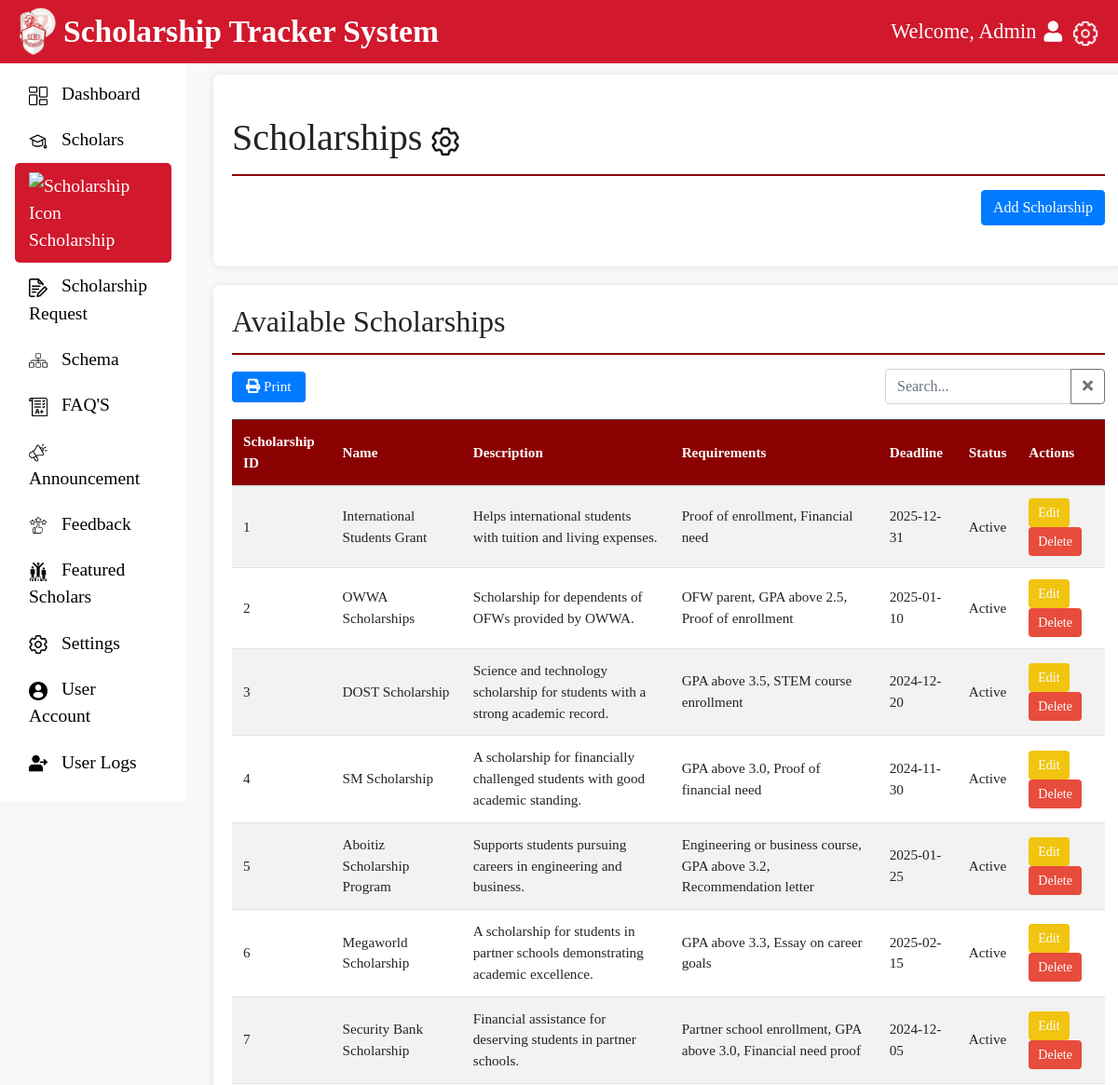
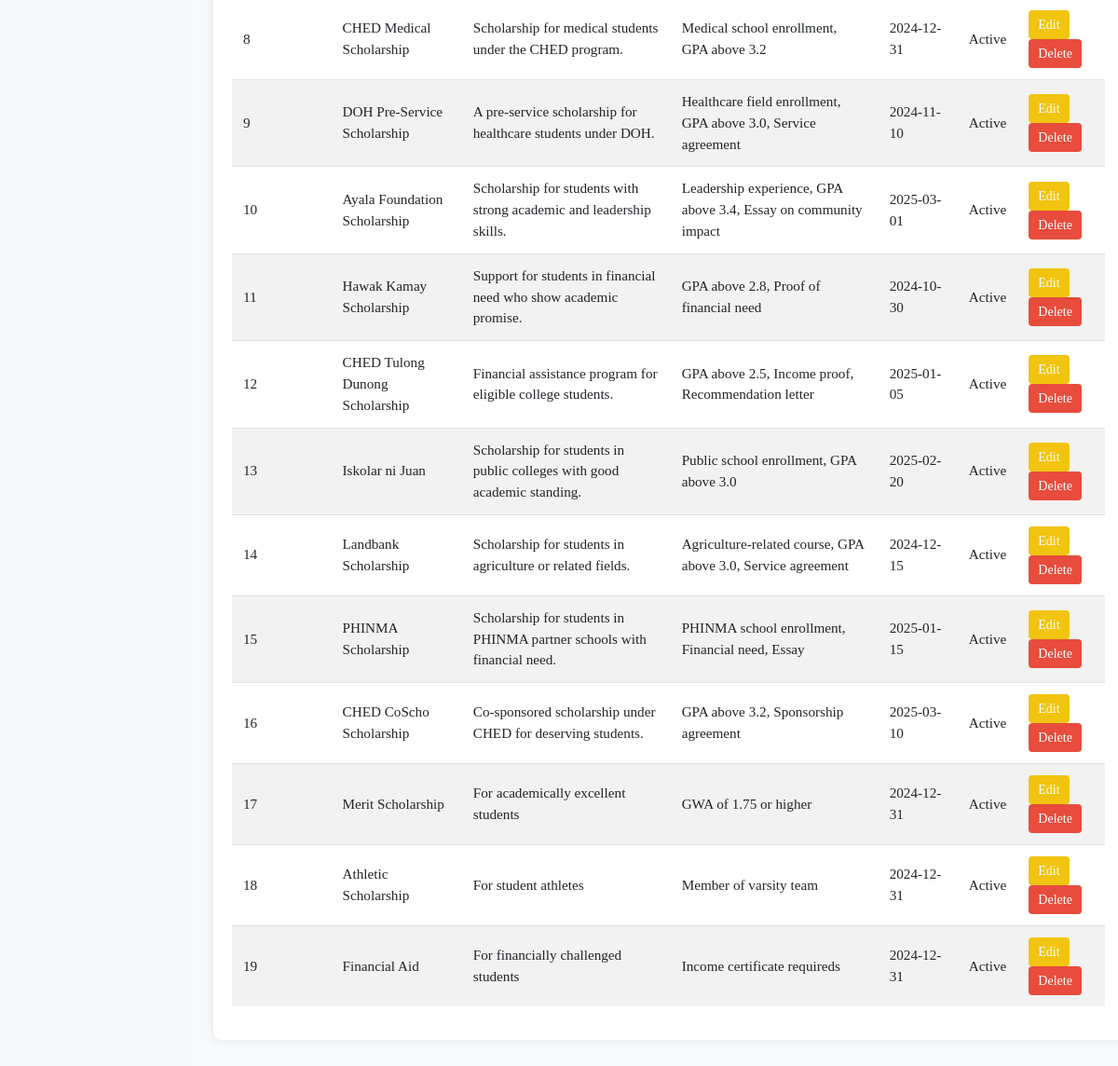
Page /Admin/scholarship.php on the committed database (2 pictures, top to bottom).
### tables this page shows
CREATE TABLE `scholarships` (
  `scholarship_id` int(11) NOT NULL,
  `name` varchar(255) NOT NULL,
  `description` text DEFAULT NULL,
  `deadline` date DEFAULT NULL,
  `requirements` text DEFAULT NULL,
  `created_at` timestamp NOT NULL DEFAULT current_timestamp(),
  `updated_at` timestamp NOT NULL DEFAULT current_timestamp() ON UPDATE current_timestamp(),
  `status` varchar(50) DEFAULT 'active'
);

### connection/dbh.classes.php (called while the page is built, shortened)
<?php
class Dbh {
    private $host = "localhost";
    private $user = "root";
    private $pwd = "";
    private $dbName = "db_scholarshiptracker";
    public function connect() {
        try {
            $dsn = 'mysql:host=' . $this->host . ';dbname=' . $this->dbName;
            $pdo = new PDO($dsn, $this->user, $this->pwd);
            $pdo->setAttribute(PDO::ATTR_DEFAULT_FETCH_MODE, PDO::FETCH_ASSOC);
            $pdo->setAttribute(PDO::ATTR_ERRMODE, PDO::ERRMODE_EXCEPTION);
            return $pdo;
        } catch (PDOException $e) {
            error_log("Connection failed: " . $e->getMessage());
            throw new Exception("Database connection failed");
        }
    }
}

### classes/scholarship_handler.php (called while the page is built, shortened)
<?php
require_once '../connection/dbh.classes.php';
class ScholarshipHandler extends Dbh {
    private $conn;
    public function __construct() {
        try {
            $this->conn = $this->connect();
        } catch (Exception $e) {
            error_log("ScholarshipHandler initialization error: " . $e->getMessage());
            throw $e;
        }
    }
    public function getScholarships() {
        $query = "SELECT * FROM scholarships ORDER BY scholarship_id ASC";
        $stmt = $this->conn->prepare($query);
        $stmt->execute();
        return $stmt->fetchAll(PDO::FETCH_ASSOC);
    }
}

### Admin/scholarship.php (the view, shortened to what this page needs)
<?php
require_once '../classes/scholarship_handler.php';
try {
    $scholarships = new ScholarshipHandler();
    $scholarshipList = $scholarships->getScholarships();
} catch (Exception $e) {
    error_log("Scholarship page error: " . $e->getMessage());
    die("Unable to connect to the database. Please try again later or contact support.");
}
?>
<!DOCTYPE html>
<html lang="en">
<head>
    <link rel="stylesheet" href="https://maxcdn.bootstrapcdn.com/bootstrap/4.5.2/css/bootstrap.min.css">
    <link rel="stylesheet" href="admin_css/scholarship.css">
    <link rel="stylesheet" href="https://cdnjs.cloudflare.com/ajax/libs/font-awesome/5.15.1/css/all.min.css">
    <link href="https://cdn.jsdelivr.net/npm/sweetalert2@11/dist/sweetalert2.min.css" rel="stylesheet">
</head>
<body>
    <header id="header">
        <div class="logo">
            <img src="icons_admin/logo.png" alt="Logo" width="40">
            <span>Scholarship Tracker System</span>
        </div>
        <div class="welcome d-flex align-items-center">
            <span class="ml-4">Welcome, Admin</span>
            <i class="fas fa-user ml-2"></i>
            <a href="settings.html">
                <img src="icons_admin/white_settings.png" alt="Settings Icon" style="width: 30px; height: 30px; margin-left: 10px;">
            </a>
        </div>
    </header>
    <div class="container-fluid">
        <div class="row">
            <nav id="sidebar" class="col-12 col-md-3 col-lg-2 sidebar bg-light p-3 collapse d-md-block">
                <ul class="nav flex-column">
                    <li class="nav-item"><a class="nav-link" href="admin-dashboard.php"><img src="icons_admin/dashboard.png" alt="Dashboard Icon"> Dashboard</a></li>
                    <li class="nav-item"><a class="nav-link" href="scholars.php"><img src="icons_admin/scholars.png" alt="Scholars Icon"> Scholars</a></li>
                    <li class="nav-item"><a class="nav-link active" href="scholarship.php"><img src="icons_admin/scholarships.png" alt="Scholarship Icon"> Scholarship</a></li>
                    <li class="nav-item"><a class="nav-link" href="scholarship-request.php"><img src="icons_admin/scholarship_request.png" alt="Scholarship Request Icon"> Scholarship Request</a></li>
                    <li class="nav-item"><a class="nav-link" href="schema.php"><img src="icons_admin/view schema.png" alt="Schema Icon"> Schema</a></li>
                    <li class="nav-item"><a class="nav-link" href="FAQ'S.php"><img src="icons_admin/exam_management.png" alt="FAQ'S Icon"> FAQ'S</a></li>
                    <li class="nav-item"><a class="nav-link" href="announcement.php"><img src="icons_admin/announcement.png" alt="Announcement Icon"> Announcement</a></li>
                    <li class="nav-item"><a class="nav-link" href="feedback.php"><img src="icons_admin/feedback.png" alt="Feedback Icon"> Feedback</a></li>
                    <li class="nav-item"><a class="nav-link" href="featured-scholars.html"><img src="icons_admin/featured_scholars.png" alt="Featured Scholars Icon"> Featured Scholars</a></li>
                    <li class="nav-item"><a class="nav-link" href="settings.php"><img src="icons_admin/setting.png" alt="Settings Icon"> Settings</a></li>
                    <li class="nav-item"><a class="nav-link" href="useraccount.php"><img src="icons_admin/useraccount.png" alt="User Account Icon"> User Account</a></li>
                    <li class="nav-item"><a class="nav-link" href="userlogs.php"><img src="icons_admin/userlogs.png" alt="User Logs Icon"> User Logs</a></li>
                </ul>
            </nav>
            <main class="col-md-9 col-lg-10 px-md-4" id="main-content">
                <div class="dashboard-section">
                    <h1 class="mt-4">Scholarships<a href="settings.html">
                        <img src="icons_admin/setting.png" alt="Settings Icon" style="width: 30px; height: 30px;">
                    </a> </h1>
                    <hr>
                    <div class="row mb-4">
                        <div class="col-12">
                            <div class="d-flex justify-content-end">
                                <button class="btn btn-primary" onclick="showAddScholarshipForm()">Add Scholarship</button>
                            </div>
                        </div>
                    </div>
                </div>
                <div class="dashboard-section">
                    <h2>Available Scholarships</h2>
                    <hr>
                    <div class="d-flex justify-content-between align-items-center mb-3">
                        <button class="print-btn" onclick="printScholarships()">
                            <i class="fas fa-print"></i> Print
                        </button>
                        <div class="d-flex align-items-center">
                            <div class="input-group">
                                <input type="text" id="searchInput" placeholder="Search... " class="form-control mb-0">
                                <div class="input-group-append">
                                    <button class="btn btn-outline-secondary" type="button" onclick="clearSearch()">
                                        <i class="fas fa-times"></i>
                                    </button>
                                </div>
                            </div>
                        </div>
                    </div>
                    <table class="table table-striped">
                        <thead class="table-dark">
                            <tr>
                                <th>Scholarship ID</th>
                                <th>Name</th>
                                <th>Description</th>
                                <th>Requirements</th>
                                <th>Deadline</th>
                                <th>Status</th>
                                <th>Actions</th>
                            </tr>
                        </thead>
                        <tbody>
                            <?php foreach ($scholarshipList as $scholarship): ?>
                            <tr>
                                <td><?php echo $scholarship['scholarship_id']; ?></td>
                                <td><?php echo $scholarship['name']; ?></td>
                                <td><?php echo $scholarship['description']; ?></td>
                                <td><?php echo $scholarship['requirements']; ?></td>
                                <td><?php echo $scholarship['deadline']; ?></td>
                                <td><?php echo $scholarship['status']; ?></td>
                                <td>
                                    <button class="btn btn-warning btn-sm" onclick="editScholarship(this)"
                                    data-scholarship_id="<?php echo $scholarship['scholarship_id']; ?>"
                                    data-name="<?php echo $scholarship['name']; ?>"
                                    data-description="<?php echo $scholarship['description']; ?>"
                                    data-requirements="<?php echo $scholarship['requirements']; ?>"
                                    data-deadline="<?php echo $scholarship['deadline']; ?>"
                                    data-status="<?php echo $scholarship['status']; ?>">Edit</button>
                                    <button class="btn btn-danger btn-sm"
                                            onclick="confirmScholarshipDelete('<?php echo $scholarship['scholarship_id']; ?>')">Delete</button>
                                </td>
                            </tr>
                            <?php endforeach; ?>
                        </tbody>
                    </table>
                </div>
            </main>
        </div>
    </div>
</body>
</html>

### Admin/admin_css/scholarship.css (style rules this page uses)
body { font-family: 'Times New Roman', Times, serif; background-color: #F7F8FA; font-size: 0.95rem; overflow-x: hidden; }
#header { background-color: #d1182d; color: white; padding: 8px 20px; display: flex; align-items: center; justify-content: space-between; font-size: 1.4rem; position: fixed; top: 0; left: 0; right: 0; z-index: 1030; }
#header .logo { display: flex; align-items: center; }
#header .logo img { margin-right: 8px; }
#header .logo span { font-size: 1.5em; font-weight: bold; }
#sidebar { background-color: white !important; color: black; height: 100vh; padding-top: 20px; font-size: 0.85rem; position: fixed; top: 60px; left: 0; width: 220px; overflow-y: auto; }
#sidebar .nav-link { color: black; font-size: 1.22rem; padding: 10px 15px; border-radius: 5px; transition: background-color 0.3s, color 0.3s; }
#sidebar .nav-link img { width: 20px; margin-right: 10px; }
#sidebar .nav-link.active { background-color: #d1182d; color: white; text-decoration: none; }
#main-content { margin-left: 220px; padding: 20px; background-color: #f8f9fa; min-height: calc(100vh - 60px); width: calc(100% - 220px); }
.dashboard-section { background-color: white; padding: 20px; border-radius: 8px; box-shadow: 0 0 10px rgba(0,0,0,0.1); margin-bottom: 20px; }
.table { width: 100%; margin-bottom: 1rem; background-color: transparent; }
.table thead th { background-color: darkred !important; color: white; border-bottom: 2px solid #dee2e6; vertical-align: middle; }
.table td, .table th { padding: .75rem; vertical-align: middle; }
.print-btn { padding: 5px 15px; background-color: #007bff; color: white; border: none; border-radius: 4px; cursor: pointer; }
#searchInput { max-width: 200px; }
.btn-sm { padding: 5px 10px; font-size: 0.875rem; border-radius: 4px; transition: all 0.3s ease; }
.btn-warning { background-color: #f1c40f; border: none; color: #fff; }
.btn-danger { background-color: #e74c3c; border: none; }
.dashboard-section hr { height: 2px !important; background-color: #8B0000 !important; border: none; margin: 15px 0; }
hr { height: 2px !important; background-color: #8B0000 !important; border: none; margin: 15px 0; }
.container-fluid { padding-right: 0; padding-left: 0; margin-top: 60px; }

### rows in the picture
scholarships: scholarship_id "1", name "International Students Grant", description "Helps international students with tuition and living expenses.", requirements "Proof of enrollment, Financial need", deadline "2025-12-31", status "Active"
scholarships: scholarship_id "2", name "OWWA Scholarships", description "Scholarship for dependents of OFWs provided by OWWA.", requirements "OFW parent, GPA above 2.5, Proof of enrollment", deadline "2025-01-10", status "Active"
scholarships: scholarship_id "3", name "DOST Scholarship", description "Science and technology scholarship for students with a strong academic record.", requirements "GPA above 3.5, STEM course enrollment", deadline "2024-12-20", status "Active"
scholarships: scholarship_id "4", name "SM Scholarship", description "A scholarship for financially challenged students with good academic standing.", requirements "GPA above 3.0, Proof of financial need", deadline "2024-11-30", status "Active"
scholarships: scholarship_id "5", name "Aboitiz Scholarship Program", description "Supports students pursuing careers in engineering and business.", requirements "Engineering or business course, GPA above 3.2, Recommendation letter", deadline "2025-01-25", status "Active"
scholarships: scholarship_id "6", name "Megaworld Scholarship", description "A scholarship for students in partner schools demonstrating academic excellence.", requirements "GPA above 3.3, Essay on career goals", deadline "2025-02-15", status "Active"
scholarships: scholarship_id "7", name "Security Bank Scholarship", description "Financial assistance for deserving students in partner schools.", requirements "Partner school enrollment, GPA above 3.0, Financial need proof", deadline "2024-12-05", status "Active"
scholarships: scholarship_id "8", name "CHED Medical Scholarship", description "Scholarship for medical students under the CHED program.", requirements "Medical school enrollment, GPA above 3.2", deadline "2024-12-31", status "Active"
scholarships: scholarship_id "9", name "DOH Pre-Service Scholarship", description "A pre-service scholarship for healthcare students under DOH.", requirements "Healthcare field enrollment, GPA above 3.0, Service agreement", deadline "2024-11-10", status "Active"
scholarships: scholarship_id "10", name "Ayala Foundation Scholarship", description "Scholarship for students with strong academic and leadership skills.", requirements "Leadership experience, GPA above 3.4, Essay on community impact", deadline "2025-03-01", status "Active"
scholarships: scholarship_id "11", name "Hawak Kamay Scholarship", description "Support for students in financial need who show academic promise.", requirements "GPA above 2.8, Proof of financial need", deadline "2024-10-30", status "Active"
scholarships: scholarship_id "12", name "CHED Tulong Dunong Scholarship", description "Financial assistance program for eligible college students.", requirements "GPA above 2.5, Income proof, Recommendation letter", deadline "2025-01-05", status "Active"
scholarships: scholarship_id "13", name "Iskolar ni Juan", description "Scholarship for students in public colleges with good academic standing.", requirements "Public school enrollment, GPA above 3.0", deadline "2025-02-20", status "Active"
scholarships: scholarship_id "14", name "Landbank Scholarship", description "Scholarship for students in agriculture or related fields.", requirements "Agriculture-related course, GPA above 3.0, Service agreement", deadline "2024-12-15", status "Active"
scholarships: scholarship_id "15", name "PHINMA Scholarship", description "Scholarship for students in PHINMA partner schools with financial need.", requirements "PHINMA school enrollment, Financial need, Essay", deadline "2025-01-15", status "Active"
scholarships: scholarship_id "16", name "CHED CoScho Scholarship", description "Co-sponsored scholarship under CHED for deserving students.", requirements "GPA above 3.2, Sponsorship agreement", deadline "2025-03-10", status "Active"
scholarships: scholarship_id "17", name "Merit Scholarship", description "For academically excellent students", requirements "GWA of 1.75 or higher", deadline "2024-12-31", status "Active"
scholarships: scholarship_id "18", name "Athletic Scholarship", description "For student athletes", requirements "Member of varsity team", deadline "2024-12-31", status "Active"
scholarships: scholarship_id "19", name "Financial Aid", description "For financially challenged students", requirements "Income certificate requireds", deadline "2024-12-31", status "Active"
